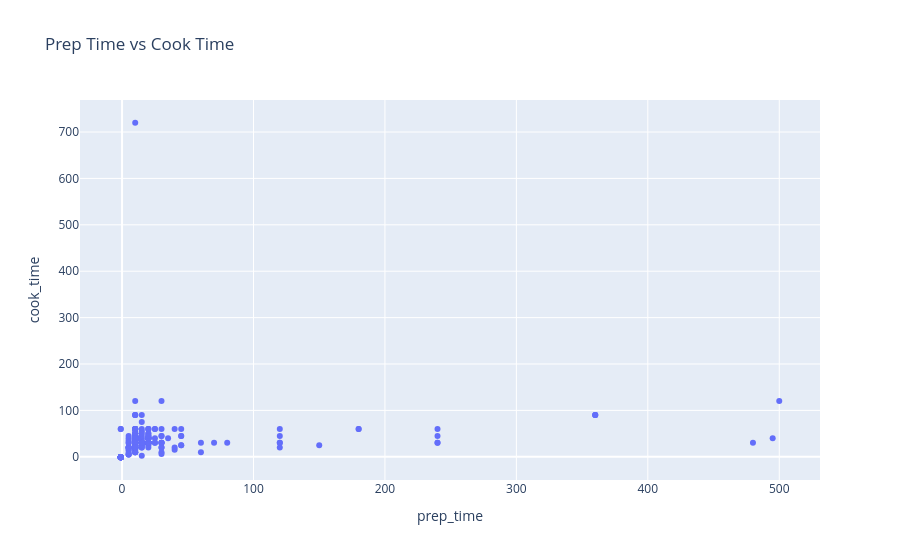

The code cell stored with this chart in its notebook:
### Code cell
# Create a scatterplot of prep_time on X-axis & cook_time on Y-axis 

fig = px.scatter(df, x='prep_time', y='cook_time', title='Prep Time vs Cook Time')

# Show the plot
fig.show()

### Figure 1 — Plotly figure (JSON) as saved in the notebook; plotly's stock layout.template omitted (floating-point values rounded to 4 significant figures; data arrays with more than 128 entries replaced by an {"elided": "..."} marker saying what was removed)
{"data": [{"hovertemplate": "prep_time=%{x}<br>cook_time=%{y}<extra></extra>", "legendgroup": "", "marker": {"color": "#636efa", "symbol": "circle"}, "mode": "markers", "name": "", "orientation": "v", "showlegend": false, "type": "scatter", "x": {"elided": "255 int values"}, "xaxis": "x", "y": {"elided": "255 int values"}, "yaxis": "y"}], "layout": {"legend": {"tracegroupgap": 0}, "title": {"text": "Prep Time vs Cook Time"}, "xaxis": {"anchor": "y", "domain": [0, 1], "title": {"text": "prep_time"}}, "yaxis": {"anchor": "x", "domain": [0, 1], "title": {"text": "cook_time"}}}}
